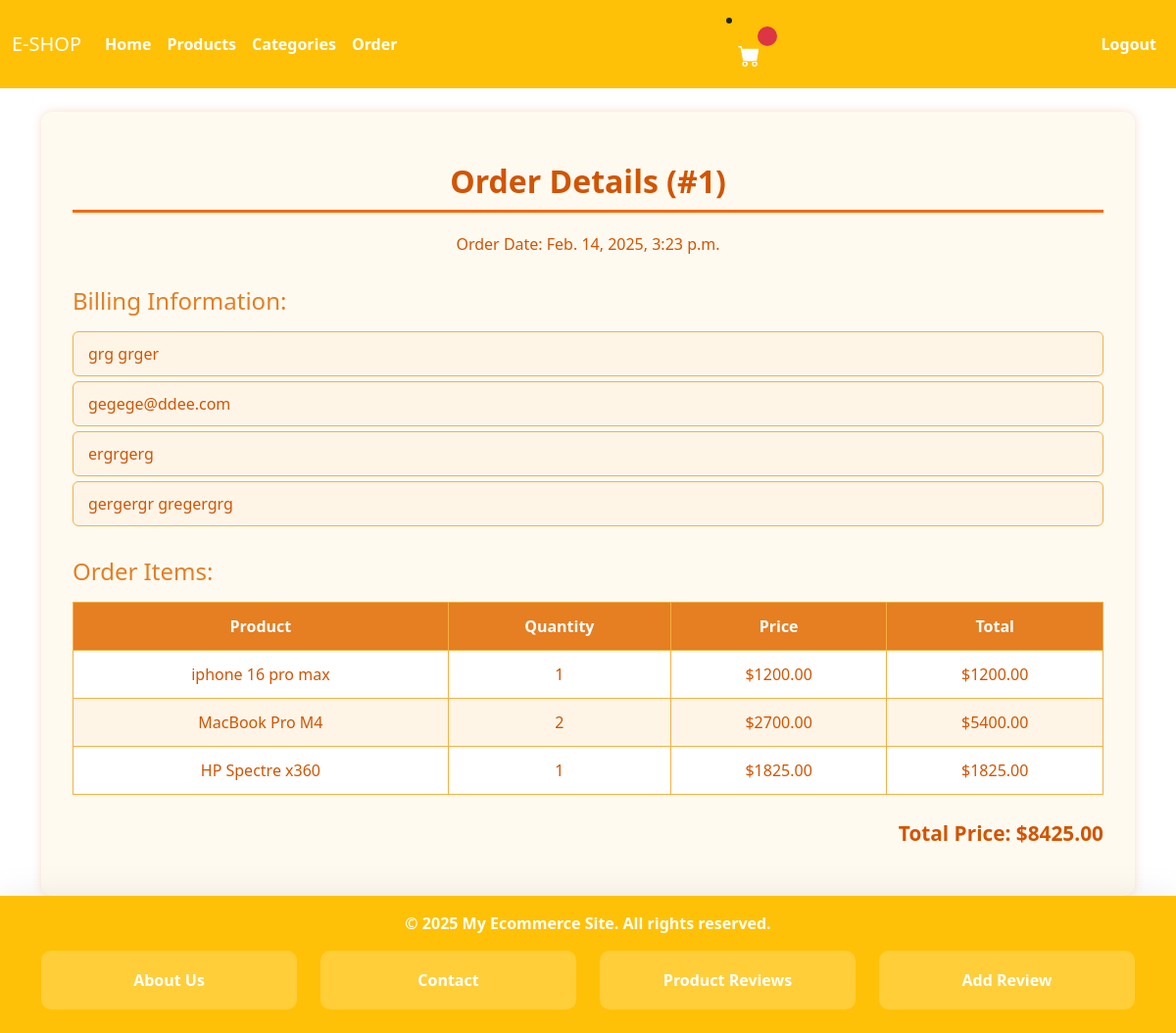
Page /orders/1/ (signed in) on the committed database.
### eshop/models.py (models this page shows, shortened)
class Order(models.Model):
    user = models.ForeignKey(User, on_delete=models.CASCADE, related_name='orders')
    first_name = models.CharField(max_length=255)
    last_name = models.CharField(max_length=255)
    email = models.EmailField()
    address = models.CharField(max_length=255)
    postal_code = models.CharField(max_length=20)
    city = models.CharField(max_length=255)
    created = models.DateTimeField(auto_now_add=True)
    updated = models.DateTimeField(auto_now=True)
    paid = models.BooleanField(default=False)
    status = models.CharField(max_length=50, choices=[
        ('PENDING', 'Pending'),
        ('PROCESSING', 'Processing'),
        ('SHIPPED', 'Shipped'),
        ('DELIVERED', 'Delivered'),
        ('CANCELLED', 'Cancelled'),
    ], default='PENDING')
    def get_total_price(self):
        return sum(item.get_total_price() for item in self.items.all())

class OrderItem(models.Model):
    order = models.ForeignKey(Order, on_delete=models.CASCADE, related_name='items')
    product = models.ForeignKey(Product, on_delete=models.CASCADE)
    price = models.DecimalField(max_digits=10, decimal_places=2)  # Store price at order time
    quantity = models.PositiveIntegerField(default=1)
    def get_total_price(self):
        return self.quantity * self.price  # Use the stored price

class Product(models.Model):
    category = models.ForeignKey(Category, on_delete=models.CASCADE, related_name='products')
    name = models.CharField(max_length=255)
    slug = models.SlugField(max_length=255)
    description = models.TextField(blank=True)
    price = models.DecimalField(max_digits=10, decimal_places=2, validators=[MinValueValidator(0.01)])
    image = models.ImageField(upload_to='products/', blank=True, null=True)
    available = models.BooleanField(default=True)
    stock = models.PositiveIntegerField(default=0)  # Track inventory
    created = models.DateTimeField(auto_now_add=True)
    updated = models.DateTimeField(auto_now=True)

### eshop/views.py (the view)
# urls.py: path('orders/<int:order_id>/', views.order_detail, name='order_detail'),
@login_required
def order_detail(request, order_id):
  order = get_object_or_404(Order, pk=order_id, user=request.user)
  context = {'order': order}
  return render(request, 'eshop/order_detail.html', context)

### eshop/templates/eshop/order_detail.html
{% extends 'eshop/base.html' %}
{% block content %}
<div class="order-details-container">
  <h1 class="heading-orange">Order Details (#{{ order.id }})</h1>
  <p class="order-date">Order Date: {{ order.created }}</p>
  <h2 class="sub-heading-orange">Billing Information:</h2>
  <ul class="billing-info">
    <li>{{ order.first_name }} {{ order.last_name }}</li>
    <li>{{ order.email }}</li>
    <li>{{ order.address }}</li>
    <li>{{ order.postal_code }} {{ order.city }}</li>
  </ul>
  <h2 class="sub-heading-orange">Order Items:</h2>
  <table class="order-table">
    <thead>
      <tr>
        <th>Product</th>
        <th>Quantity</th>
        <th>Price</th>
        <th>Total</th>
      </tr>
    </thead>
    <tbody>
      {% for item in order.items.all %}
        <tr>
          <td>{{ item.product.name }}</td>
          <td>{{ item.quantity }}</td>
          <td>${{ item.price }}</td>
          <td>${{ item.get_total_price }}</td>
        </tr>
      {% endfor %}
    </tbody>
  </table>
  <p class="total-price">Total Price: ${{ order.get_total_price }}</p>
</div>
{% endblock %}

### static/css/styles.css (style rules this page uses)
body { font-family: 'Open Sans', sans-serif; margin: 0; padding: 0; background-color: #f9f9f9; }

### static/css/home.css (style rules this page uses)
h1 { font-size: 2.5rem; font-weight: 700; color: #FF6600; border-bottom: 3px solid #FF6600; padding-bottom: 10px; }

### eshop/static/css/order.css (style rules this page uses)
:root { --orange-dark: #d35400; --orange-medium: #e67e22; --orange-light: #f39c12; --orange-bg: #fffaf0; --orange-border: #f5b041; }
.order-history-container, .order-details-container { background-color: var(--orange-bg); padding: 2rem; border-radius: 12px; box-shadow: 0 0 10px rgba(211, 84, 0, 0.2); }
.heading-orange { color: var(--orange-dark); font-size: 2rem; font-weight: bold; text-align: center; margin-bottom: 1.5rem; }
.sub-heading-orange { color: var(--orange-medium); font-size: 1.5rem; margin-top: 2rem; margin-bottom: 1rem; }
.order-date { color: var(--orange-dark); font-size: 1rem; text-align: center; margin-bottom: 2rem; }
.billing-info { list-style: none; padding: 0; margin-bottom: 2rem; }
.billing-info li { background-color: #fef5e7; border: 1px solid var(--orange-border); padding: 10px 15px; margin-bottom: 5px; border-radius: 6px; color: var(--orange-dark); }
.order-table { width: 100%; border-collapse: collapse; background-color: #fff; color: var(--orange-dark); }
.order-table thead { background-color: var(--orange-medium); color: #fff; }
.order-table th, .order-table td { border: 1px solid var(--orange-border); padding: 12px 15px; text-align: center; }
.order-table tbody tr:nth-child(even) { background-color: #fef5e7; }
.total-price { color: var(--orange-dark); font-size: 1.3rem; font-weight: bold; text-align: right; margin-top: 1.5rem; }

### eshop/static/css/review.css (style rules this page uses)
:root { --orange-dark: #d35400; --orange-medium: #e67e22; --orange-light: #f39c12; --orange-bg: #fffaf0; --orange-border: #f5b041; }
body { background-color: #ffffff; color: var(--orange-dark); font-family: 'Arial', sans-serif; }
.heading-orange { color: var(--orange-dark); text-align: center; margin: 20px 0; font-size: 2rem; font-weight: bold; }

### rows in the picture
Order: id "1", created "Feb. 14, 2025, 3:23 p.m.", first_name "grg", last_name "grger", email "gegege@ddee.com", address "ergrgerg", postal_code "gergergr", city "gregergrg", get_total_price "8425.00"
OrderItem: product.name "iphone 16 pro max", quantity "1", price "1200.00", get_total_price "1200.00"
OrderItem: product.name "MacBook Pro M4", quantity "2", price "2700.00", get_total_price "5400.00"
OrderItem: product.name "HP Spectre x360", quantity "1", price "1825.00", get_total_price "1825.00"
